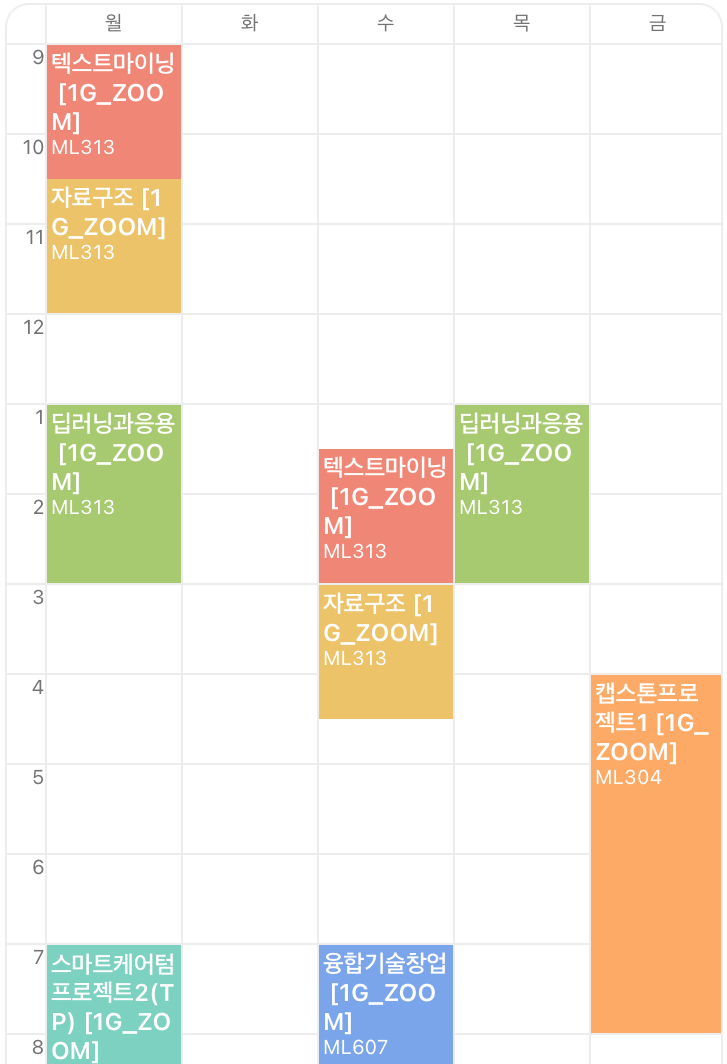
#> input picture timetable.jpg, 727 x 1064 px
$ python test.py
#> lines starting #> are read from the running program, lines starting #| are printed output that depends on the picture; after the words box and inside, x2 and y2 are one past the last pixel; in counts of white or black regions, pixels touching at a corner belong together
import cv2, sys
from matplotlib import pyplot as plt
import numpy as np

image = cv2.imread('timetable.jpg')
#> image is the input picture: shape (1064, 727, 3); mean B, G, R 224, 236.3, 243.1
image_gray = cv2.imread('timetable.jpg',cv2.IMREAD_GRAYSCALE)
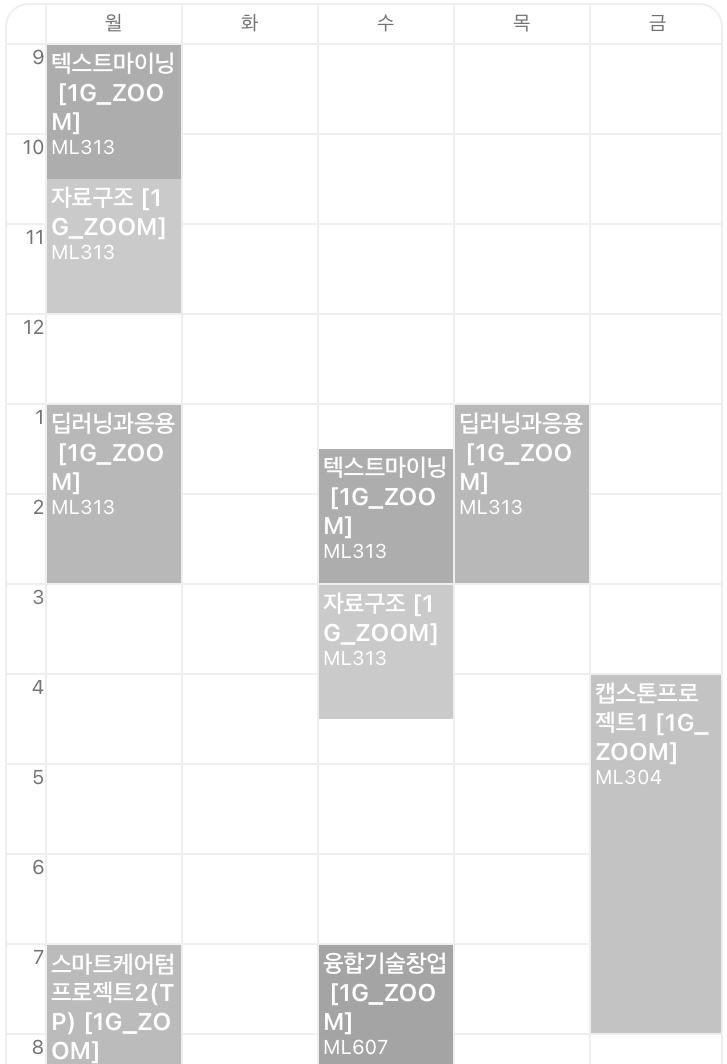
#> image_gray: shape (1064, 727); min 115, max 255, mean 238.3

b, g, r = cv2.split(image)
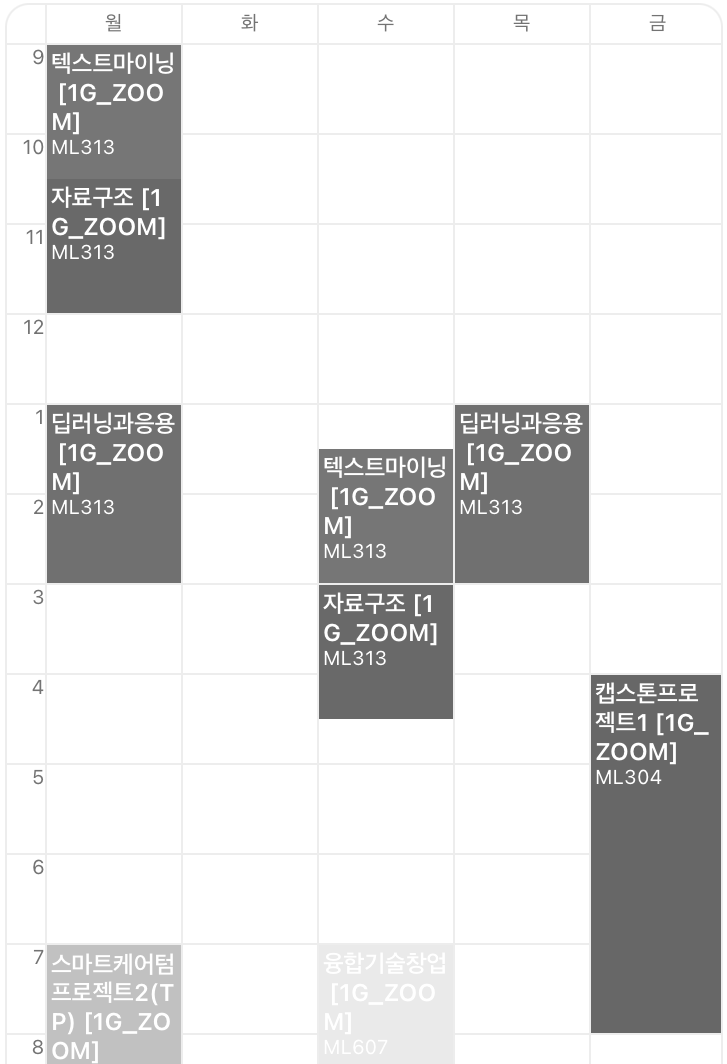
#> b: shape (1064, 727); min 103, max 255, mean 224
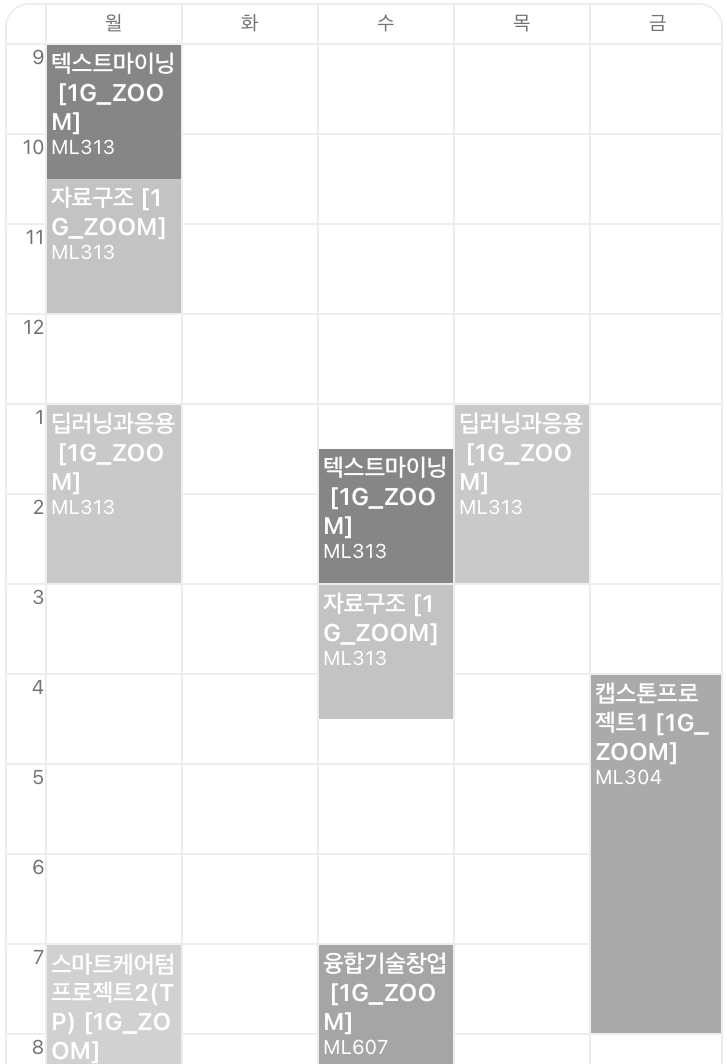
#> g: shape (1064, 727); min 115, max 255, mean 236.3
image2 = cv2.merge([r, g, b])
#RGB모두 있는 사진
plt.imshow(image2)
plt.show()

#새로운 창 뜸
#cv2.imshow('image',image)
#흑백사진
#cv2.imshow('image_gray',image_gray)

cv2.waitKey(0)
cv2.destroyAllWindows()

blur = cv2.blur(image_gray, ksize=(1,1))

#blur = cv2.GaussianBlur(image_gray, ksize=(1,1), sigmaX=0)
#이게 가장 그럴법함
ret, thresh1 = cv2.threshold(blur, 127, 255, cv2.THRESH_BINARY)
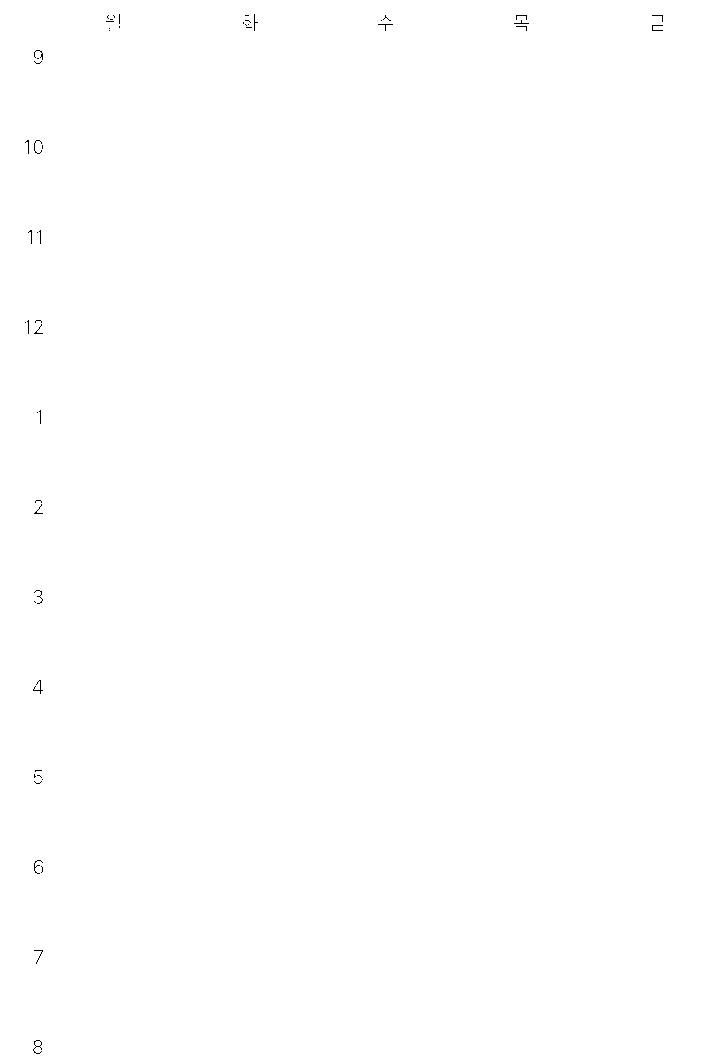
#> thresh1: shape (1064, 727); 99.9% white; black in thin lines or dots, all inside (x1, y1, x2, y2) = (25, 14, 663, 1054)
edged = cv2.Canny(blur, 10, 250)
#> edged: shape (1064, 727); 2.8% white in thin lines or dots
cv2.imshow('Edged', edged)
cv2.waitKey(0)

#글씨가 뭉개짐
kernel = cv2.getStructuringElement(cv2.MORPH_RECT, (7,7))
closed = cv2.morphologyEx(edged, cv2.MORPH_CLOSE, kernel)
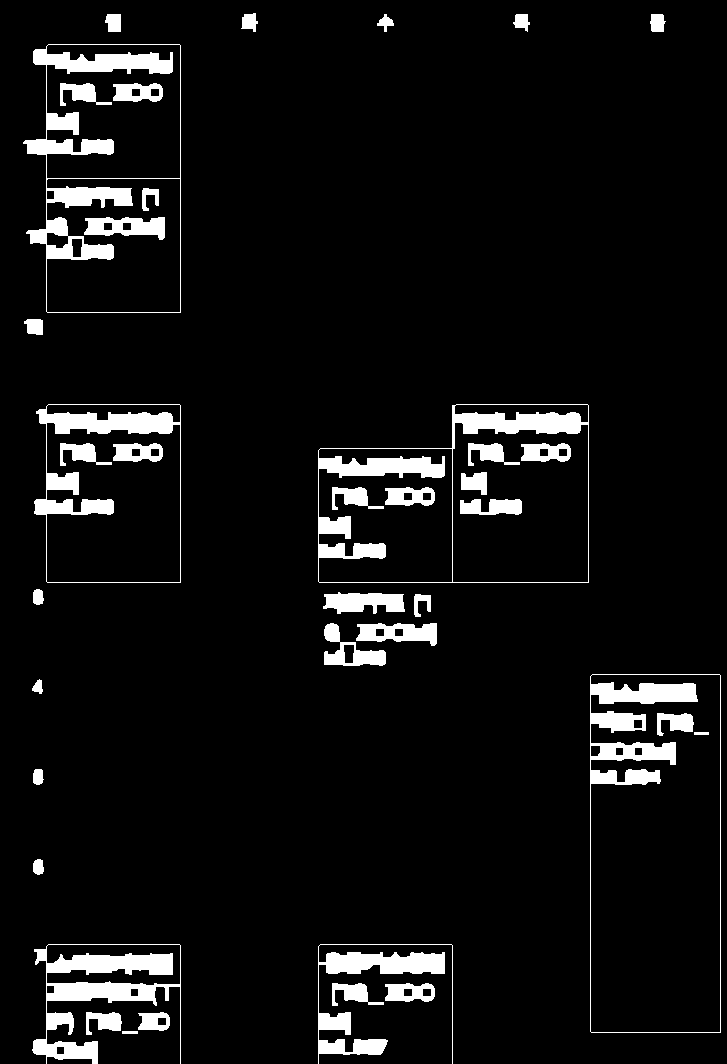
#> closed: shape (1064, 727); 6.6% white; 39 white regions
cv2.imshow('closed', closed)
cv2.waitKey(0)

#자료구조 하나만 인식을 못한다;;
contours, _ = cv2.findContours(closed.copy(),cv2.RETR_EXTERNAL, cv2.CHAIN_APPROX_SIMPLE)
#> contours = 25 contours; largest, box (x1, y1, x2, y2) and area: (590, 674, 721, 1033) 46537, (318, 404, 589, 583) 42158, (23, 44, 181, 313) 36600, (34, 404, 181, 583) 24126, (32, 944, 181, 1064) 8630
total = 0
contours_image = cv2.drawContours(image, contours, -1, (0,255,0), 3)
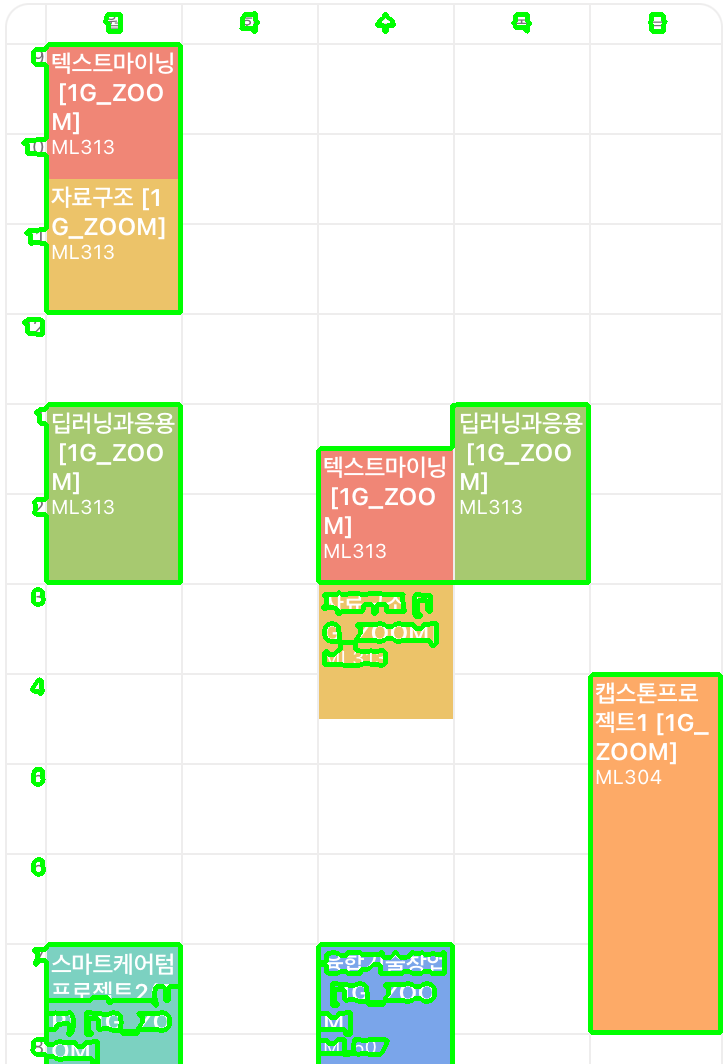
#> contours_image: shape (1064, 727, 3); mean B, G, R 215.4, 238.2, 233.7
cv2.imshow('contours_image', contours_image)
cv2.waitKey(0)
cv2.destroyAllWindows()

$ run again, with custom_hamming_loss.png saved as timetable.jpg
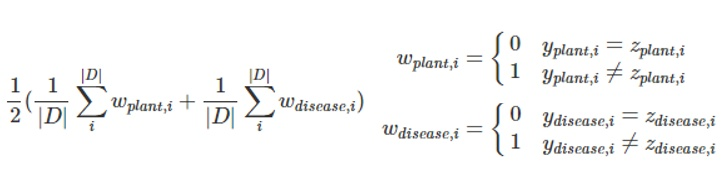
#> input picture custom_hamming_loss.png, 726 x 172 px
#> image is the input picture: shape (172, 726, 3); mean B, G, R 246.8, 247.1, 246.9
#> thresh1: shape (172, 726); 97.5% white; black in thin lines or dots, all inside (x1, y1, x2, y2) = (7, 32, 715, 156)
#> edged: shape (172, 726); 5% white in thin lines or dots, all inside (x1, y1, x2, y2) = (7, 31, 715, 157)
#> `closed = cv2.morphologyEx(edged, cv2.MORPH_CLOSE, kernel)`:
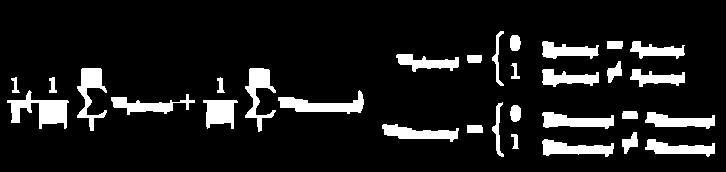
#> closed: shape (172, 726); 10.7% white; 31 white regions
#> contours = 31 contours; largest, box (x1, y1, x2, y2) and area: (7, 90, 69, 129) 962, (278, 90, 364, 114) 807, (245, 68, 276, 132) 700, (77, 68, 107, 131) 684, (542, 112, 614, 129) 664
#> `contours_image = cv2.drawContours(image, contours, -1, (0,255,0), 3)`:
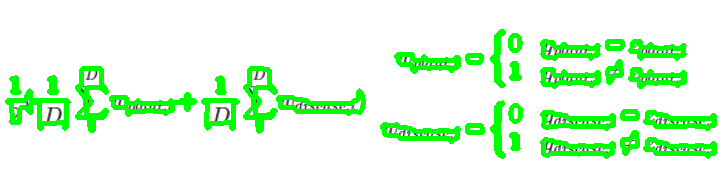
#> contours_image: shape (172, 726, 3); mean B, G, R 218.3, 252.9, 218.4
